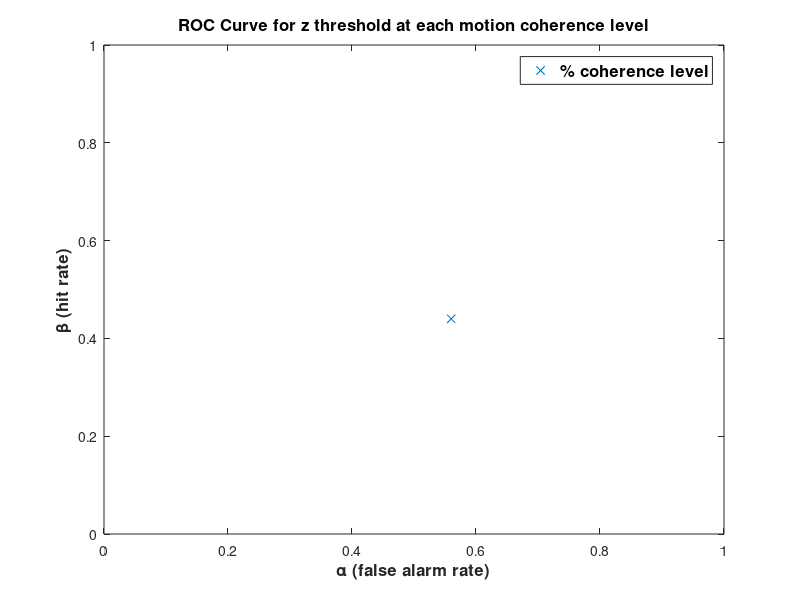

Here is the MATLAB script that generated this plot:
%% Simulate stimuli (up direction 1 / down direction 0) 
% for the 100 trials at each of the 3 coherence levels

ntrials = 100; 

coherence = [0.8; 3.2; 12.8];
lambda1 = 40; % for coherence 12.8%

% stimuli = struct (coherence, round(rand(1,100)) );
stimuli = round(rand(ntrials,1));  

r=poissrnd(lambda1,[ntrials,1]); 

z =25; 

predicted = ( r >=z ); 
hit = (predicted == stimuli); % hit 
fa = logical( find(stimuli == 0 & predicted ==1)); % false alarm

beta = sum(hit)/ntrials; 
alpha = length(fa)/ntrials; 


figure
plot(alpha, beta,'x');

title('ROC Curve for z threshold at each motion coherence level','FontSize',12,'FontWeight','bold')
axis([0,1,0,1])
xlabel('\alpha (false alarm rate)','FontSize',12,'FontWeight','bold') % x-axis label
ylabel('\beta (hit rate)','FontSize',12,'FontWeight','bold') % y-axis label
legend('% coherence level','coherence level','FontSize',12,'FontWeight','bold')
 


%% for each of the 100 stimuli, at each coherence level, apply the z threshold to the 
% averaged firing rate r (which comes from the neural data, ranged 0-60) to predict behavioral response 
% for directional prefernce (+/-). 




%% calculate the alpha (hit rate) and beta (false alarm) rates as datapoints over 100 trials






